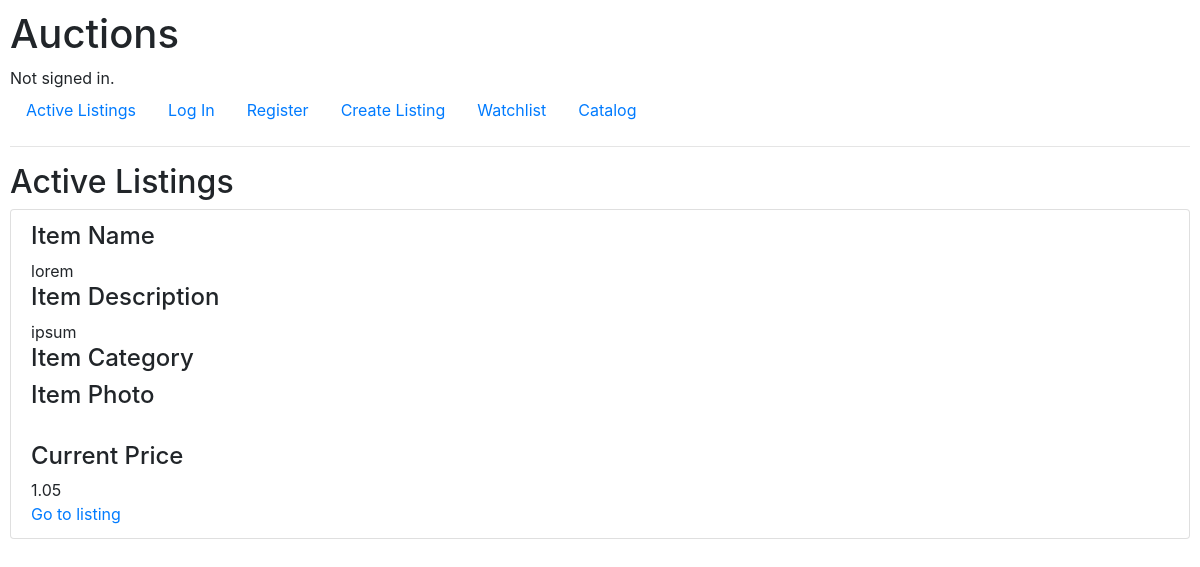
The app's page /, older data.
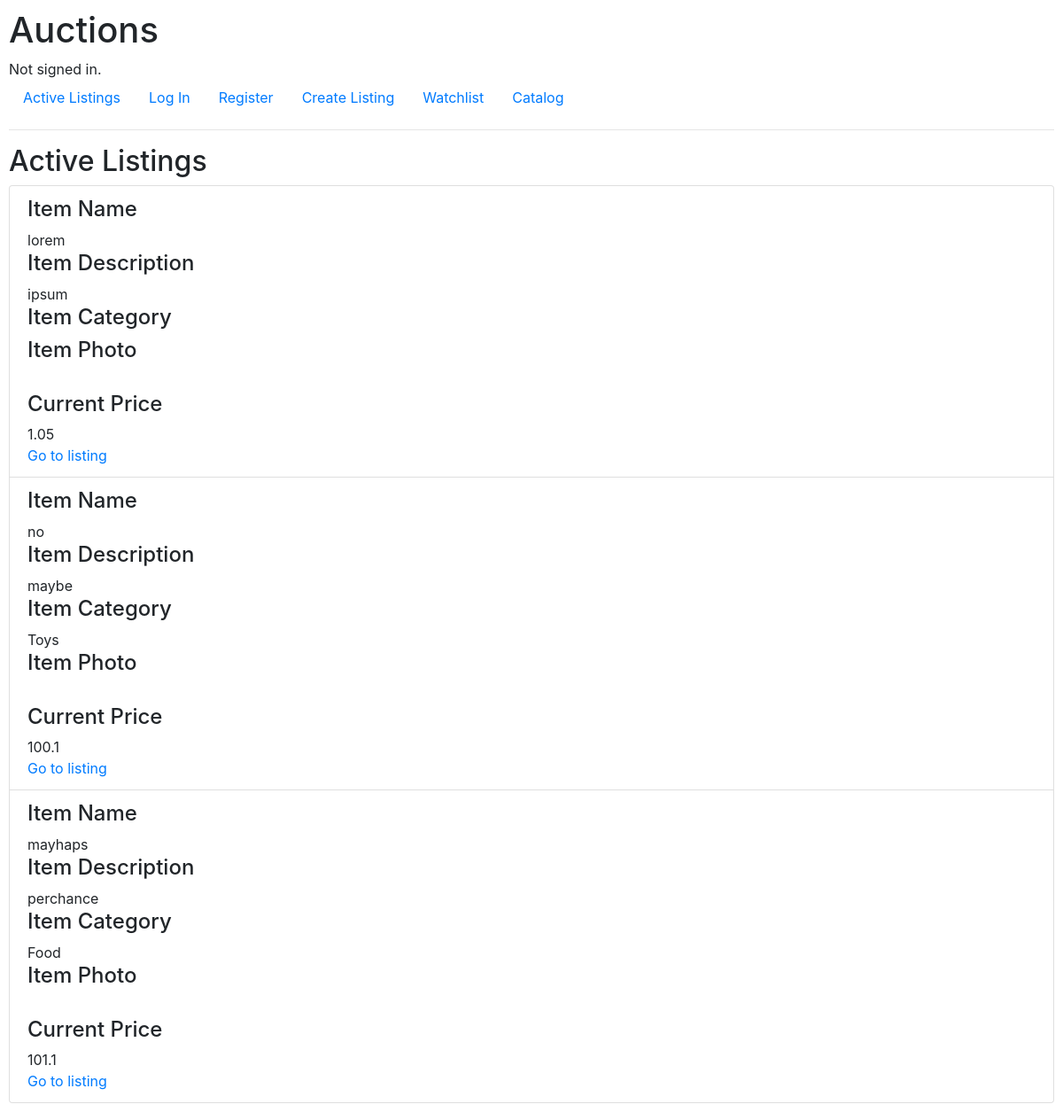
The same page, newer data.
### auctions/models.py (models this page shows, shortened)
class Listing(models.Model):
    item_name = models.CharField(max_length=100)
    item_description = models.TextField()
    item_category = models.CharField(max_length=100, default="None")
    item_photo = models.CharField(max_length=100, blank=True)
    starting_price = models.FloatField()
    closed = models.BooleanField(default=False)
    listing_user = models.ForeignKey(settings.AUTH_USER_MODEL, on_delete=models.CASCADE)

class Bid(models.Model):
    current_amount = models.FloatField(default=0)
    item = models.ForeignKey(Listing, on_delete=models.CASCADE, related_name="bidding_item_name")
    bidding_user = models.ForeignKey(settings.AUTH_USER_MODEL, on_delete=models.CASCADE)
    class Meta:
        ordering=["-current_amount"]

### auctions/views.py (the view)
# urls.py: path("", views.index, name="index"),
def index(request):
    listing_set = []
    listings = Listing.objects.all()
    for listing in listings:
        try:
            listing_set.append([listing, Bid.objects.filter(item__id=listing.id).order_by('-current_amount').first()])
        except:
            listing_set.append([listing, None])
    return render(request, "auctions/index.html", {
        "listing_set": listing_set
    })

### auctions/templates/auctions/index.html (shortened to what this page needs)
{% extends "auctions/layout.html" %}
{% block body %}
    <h2>Active Listings</h2>
    <ul class="list-group">
    {% for listing in listing_set %}
        <li class="list-group-item">
            <div>
                <h4>
                    Item Name
                </h4>
                {{ listing.0.item_name }}
            </div>
            <div>
                <h4>
                    Item Description
                </h4>
                {{ listing.0.item_description }}
            </div>
            <div>
                <h4>
                    Item Category
                </h4>
                {{ listing.0.item_category }}
            </div>
            <div>
                <h4>
                    Item Photo
                </h4>
            </div>
            <div>
                <h4>
                    Current Price
                </h4>
                {% if listing.1 == None %}
                {{ listing.0.starting_price }}
                {% else %}
                {{ listing.1.current_amount }}
                {% endif %}
            </div>
            <div>
                <a href="{% url 'listing' id=listing.0.id %}">Go to listing</a>
            </div>
        </li>
    {% endfor %}
    </ul>
{% endblock %}

Row changes from the older to the newer data that the page shows:
added Listing: item_name "no", item_description "maybe", item_category "Toys", starting_price "100.1"
added Listing: item_name "mayhaps", item_description "perchance", item_category "Food", starting_price "101.1"
